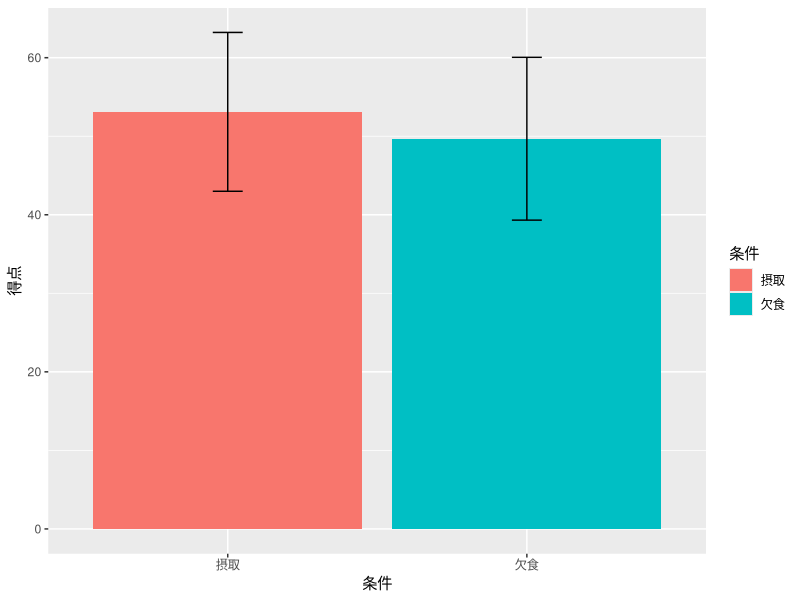
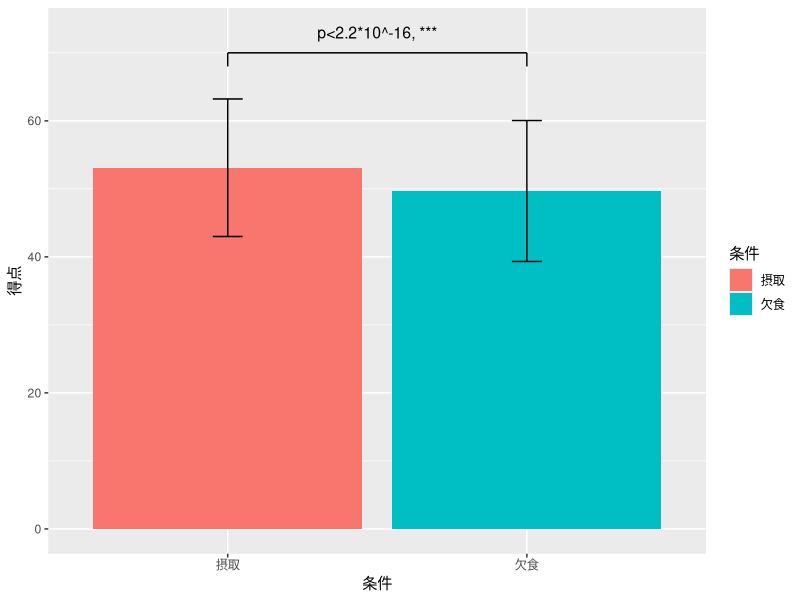
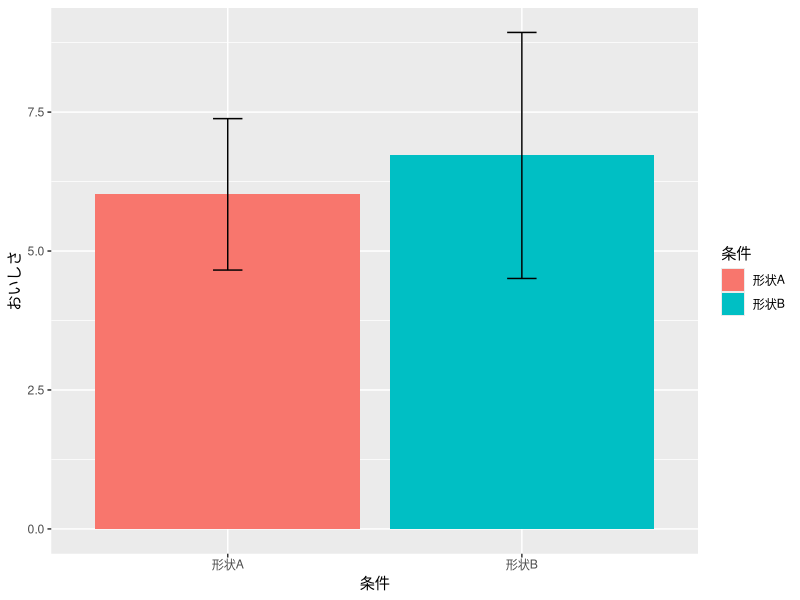
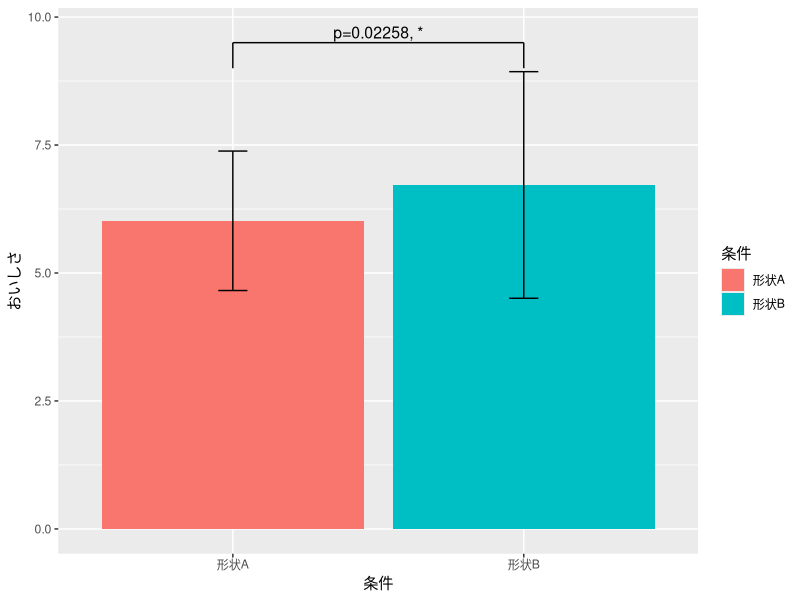
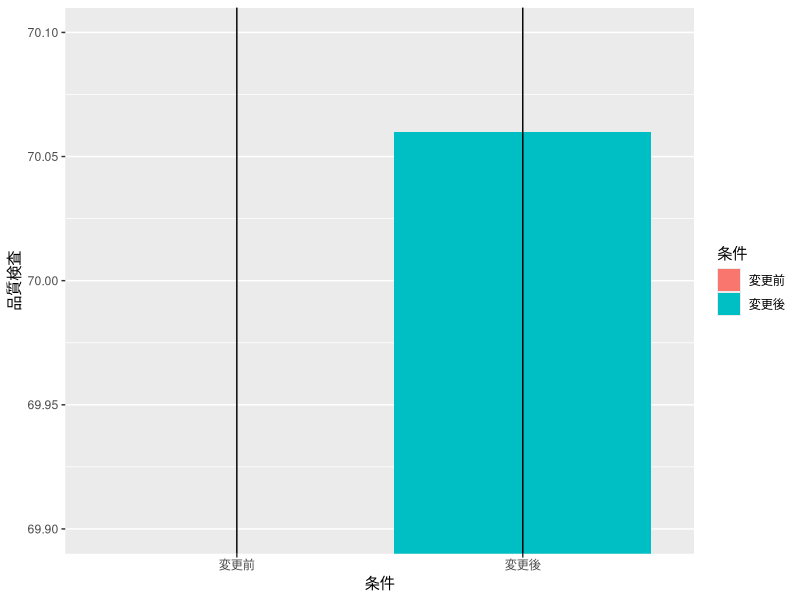

Recreate these plots in R, in order.
## ---- chunk 1
knitr::opts_chunk$set(echo = TRUE)
library(tidyverse)
## ---- chunk 2
mydata_work1 <- read.csv(
  "./practice/07_work_1.csv", 
  header=T, 
  fileEncoding="UTF8"
) # データ読み込み

# 1. データの確認
head(mydata_work1)

# 2. 平均と標準偏差の算出
平均<-aggregate(得点~朝食, mydata_work1, mean)
標準偏差<-aggregate(得点~朝食, mydata_work1, sd)

#データフレームの作成
mydf <- data.frame(
  条件=平均$朝食,
  得点=平均$得点,
  標準偏差=標準偏差$得点
)

# ggplotで棒グラフを表示
g<- ggplot(data=mydf)+
  geom_bar(aes(x=条件, y=得点, fill=条件), stat="identity")+
  geom_errorbar(aes(x=条件, ymin=得点-標準偏差, ymax=得点+標準偏差, width=0.1))
plot(g)

# 3. t検定
t.test(得点~朝食, mydata_work1)

# 4. ブラケットの追加
g<- ggplot(data=mydf)+
  geom_bar(aes(x=条件, y=得点, fill=条件), stat="identity")+
  geom_errorbar(aes(x=条件, ymin=得点-標準偏差, ymax=得点+標準偏差, width=0.1))+
  annotate("segment",x=1, xend=1, y=68, yend=70)+
  annotate("segment",x=1, xend=2, y=70, yend=70)+
  annotate("segment",x=2, xend=2, y=70, yend=68)+
  annotate("text",x=1.5, y=73, label="p<2.2*10^-16, ***", size=4)
plot(g)
## ---- chunk 3
mydata_work2 <- read.csv(
  "./practice/07_work_2.csv", 
  header=T, 
  fileEncoding="UTF8"
) # データ読み込み

# 1. データの確認
head(mydata_work2)

# 2. 平均と標準偏差の算出
平均<-c(mean(mydata_work2$形状A), mean(mydata_work2$形状B))
標準偏差<-c(sd(mydata_work2$形状A), sd(mydata_work2$形状B))

#データフレームの作成
mydf <- data.frame(
  条件=c("形状A", "形状B"),
  おいしさ=平均,
  標準偏差=標準偏差
)
print(mydf)

#グラフ
g<-ggplot(mydf)+
  geom_bar(aes(x=条件, y=おいしさ, fill=条件), stat="identity")+
  geom_errorbar(aes(x=条件, ymin=おいしさ-標準偏差, ymax=おいしさ+標準偏差, width=0.1))
plot(g)

# t検定
A <- mydata_work2$形状A
B <- mydata_work2$形状B
t.test(A, B, paired=TRUE)

# ブラケットの追加
g<-ggplot(mydf)+
  geom_bar(aes(x=条件, y=おいしさ, fill=条件), stat="identity")+
  geom_errorbar(aes(x=条件, ymin=おいしさ-標準偏差, ymax=おいしさ+標準偏差, width=0.1))+
  annotate("segment",x=1, xend=1, y=9, yend=9.5)+
  annotate("segment",x=1, xend=2, y=9.5, yend=9.5)+
  annotate("segment",x=2, xend=2, y=9, yend=9.5)+
  annotate("text",x=1.5, y=9.7, label="p=0.02258, *", size=4)
plot(g)
## ---- chunk 4
mydata_work3 <- read.csv(
  "./practice/07_work_3.csv", 
  header=T, 
  fileEncoding="UTF8"
) # データ読み込み

# 平均と標準偏差
平均<-c(mean(mydata_work3$変更前), mean(mydata_work3$変更後))
標準偏差<-c(sd(mydata_work3$変更前), sd(mydata_work3$変更後))

#データフレームの作成
mydf <- data.frame(
  条件=c("変更前", "変更後"),
  品質検査=平均,
  標準偏差=標準偏差
)
print(mydf)

#グラフ
g<-ggplot(mydf)+
  geom_bar(aes(x=条件, y=品質検査, fill=条件), stat="identity")+
  geom_errorbar(aes(x=条件, ymin=品質検査-標準偏差, ymax=品質検査+標準偏差, width=0.1))+
  coord_cartesian(ylim = c(69.90, 70.10)) 
plot(g)

# t検定
t.test(mydata_work3$変更前, mydata_work3$変更後)

# F検定
var.test(mydata_work3$変更前, mydata_work3$変更後)

## ---- chunk 5
mydata_work4 <- read.csv(
  "./practice/07_work_4.csv", 
  header=T, 
  fileEncoding="UTF8"
) # データ読み込み

mydata_work4$年代 <- as.factor(mydata_work4$年代)
mydata_work4$SNS <- as.factor(mydata_work4$SNS)
summary(mydata_work4)

#クロス集計表の作成
cross_table <- table(mydata_work4$年代, mydata_work4$SNS)
cross_table

# Fisherの正確確率検定
chisq.test(cross_table)

## ---- chunk 6
mydata_work5 <- read.csv(
  "./practice/07_work_5.csv", 
  header=T, 
  fileEncoding="UTF8"
) # データ読み込み

mydata_work5$ゼミ <- as.factor(mydata_work5$ゼミ)
mydata_work5$投票 <- as.factor(mydata_work5$投票)
summary(mydata_work5)

#クロス集計表の作成
cross_table <- table(mydata_work5$ゼミ, mydata_work5$投票)
cross_table

# Fisherの正確確率検定
fisher.test(cross_table)

## ---- chunk 7
# データの設定
n1 <- 153
s1 <- 141
n2 <- 1732
s2 <- 1492
# 検定
prop.test(c(s1, s2), c(n1, n2))

## ---- chunk 8
mydata_work6 <- read.csv(
  "./practice/07_work_6.csv", 
  header=T, 
  fileEncoding="UTF8"
) # データ読み込み

# 1. データの確認
mydata_work6$地域<-as.factor(mydata_work6$地域)
mydata_work6$店舗<-as.factor(mydata_work6$店舗)

head(mydata_work6)
summary(mydata_work6)

# 2. 平均と標準偏差の算出
aggregate(売上~地域, mydata_work6, mean)
aggregate(売上~地域, mydata_work6, sd)

# 3. 一対比較
data_A <- filter(mydata_work6, 地域=="A")
data_B <- filter(mydata_work6, 地域=="B")
data_C <- filter(mydata_work6, 地域=="C")

res_AB<-t.test(data_A$売上, data_B$売上)
res_BC<-t.test(data_B$売上, data_C$売上)
res_CA<-t.test(data_C$売上, data_A$売上)

print(res_AB)
print(res_BC)
print(res_CA)

# 4. p値の補正
p_values <- c(
  res_AB$p.value,
  res_BC$p.value,
  res_CA$p.value
)

p.adjust(p_values)

# 5. 多重比較
pairwise.t.test(mydata_work6$売上, mydata_work6$地域,  pool.sd =  FALSE)
## ---- chunk 9
mydata_work7 <- read.csv(
  "./practice/07_work_7.csv", 
  header=T, 
  fileEncoding="UTF8"
) # データ読み込み

# 1. データの確認
mydata_work7$速度<-as.factor(mydata_work7$速度)
mydata_work7$視聴動画<-as.factor(mydata_work7$視聴動画)
mydata_work7$視聴順序<-as.factor(mydata_work7$視聴順序)

head(mydata_work7)
summary(mydata_work7)

# 2. 平均と標準偏差の算出
aggregate(成績~速度, mydata_work7, mean)
aggregate(成績~速度, mydata_work7, sd)

# 3. 一対比較
data_A <- filter(mydata_work7, 速度=="1倍")
data_B <- filter(mydata_work7, 速度=="1.5倍")
data_C <- filter(mydata_work7, 速度=="2倍")

res_AB<-t.test(data_A$成績, data_B$成績, paired=TRUE)
res_BC<-t.test(data_B$成績, data_C$成績, paired=TRUE)
res_CA<-t.test(data_C$成績, data_A$成績, paired=TRUE)

print(res_AB)
print(res_BC)
print(res_CA)

# 4. p値の補正
p_values <- c(
  res_AB$p.value,
  res_BC$p.value,
  res_CA$p.value
)

p.adjust(p_values, method="bonferroni")

# 5. 多重比較
pairwise.t.test(mydata_work7$成績, mydata_work7$速度, p.adjust.method="bonferroni", paired=TRUE)

